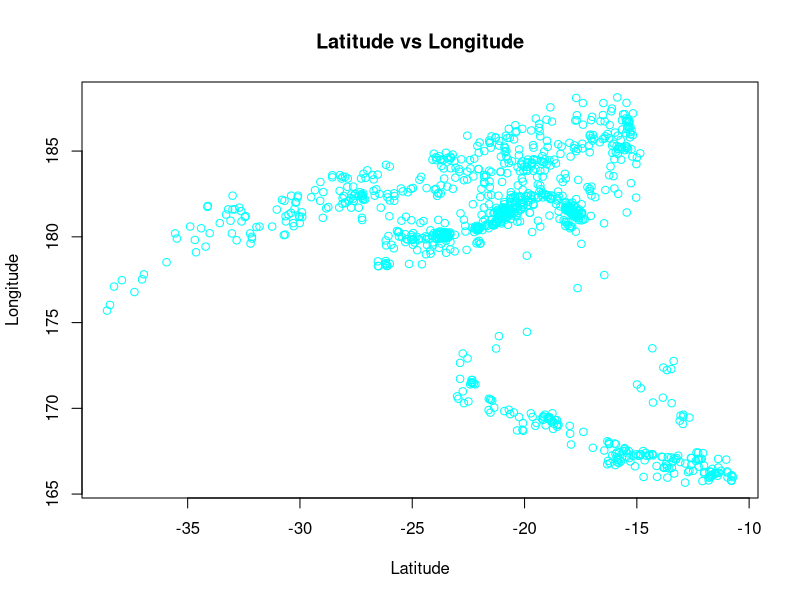
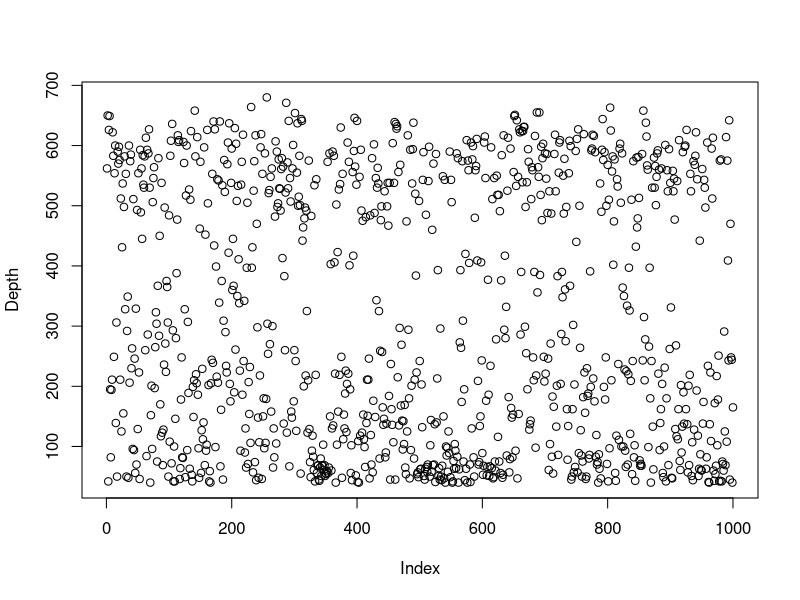
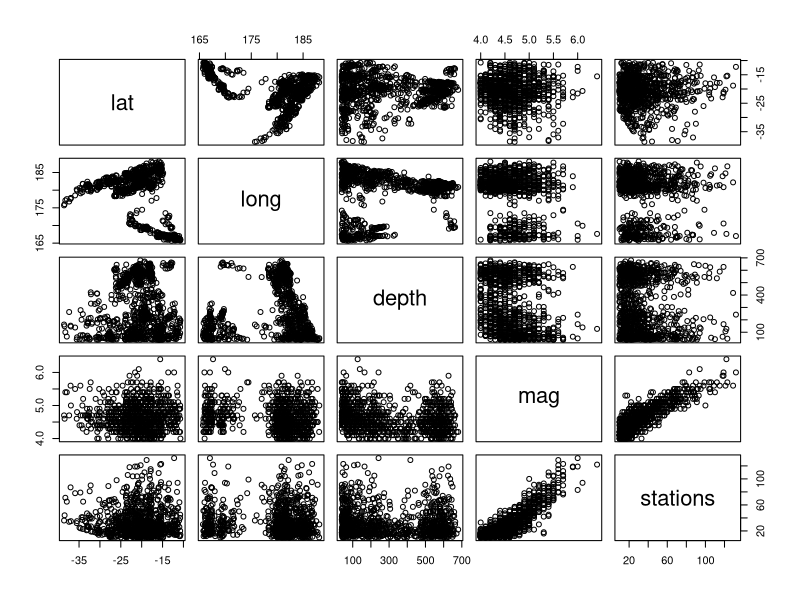
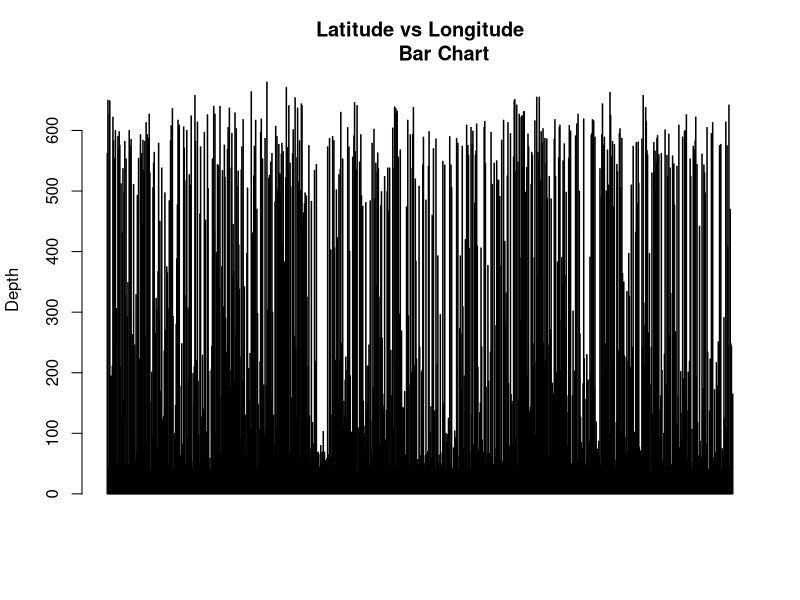
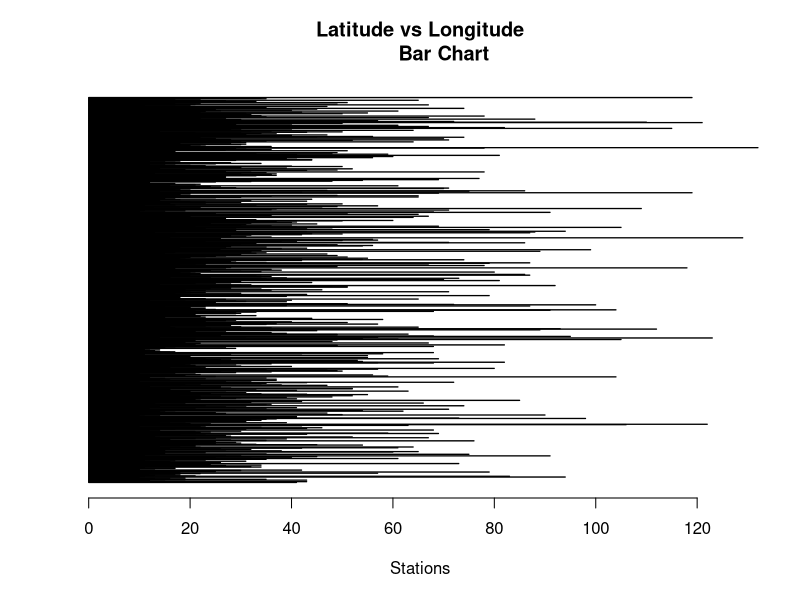
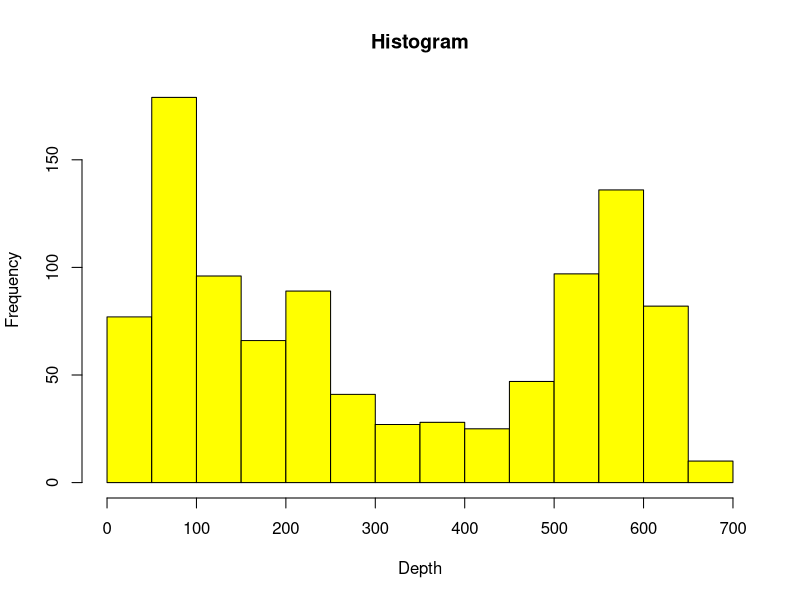
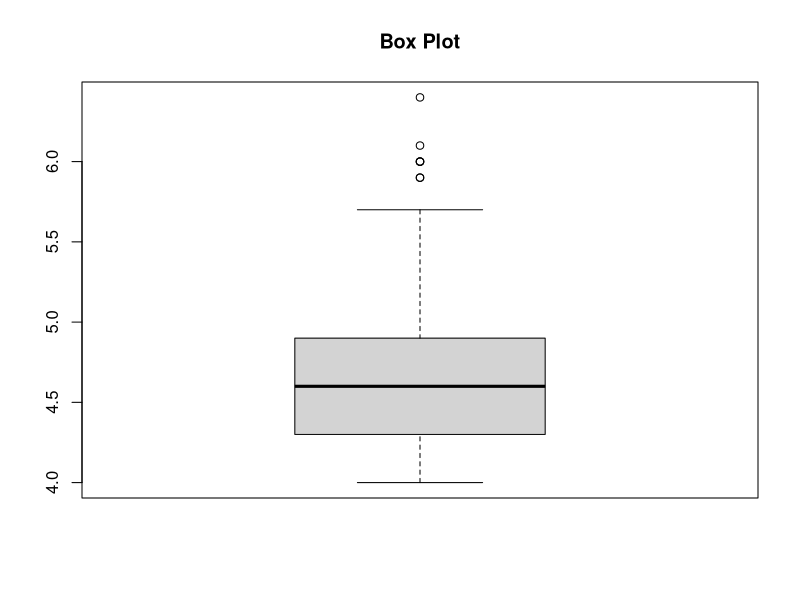
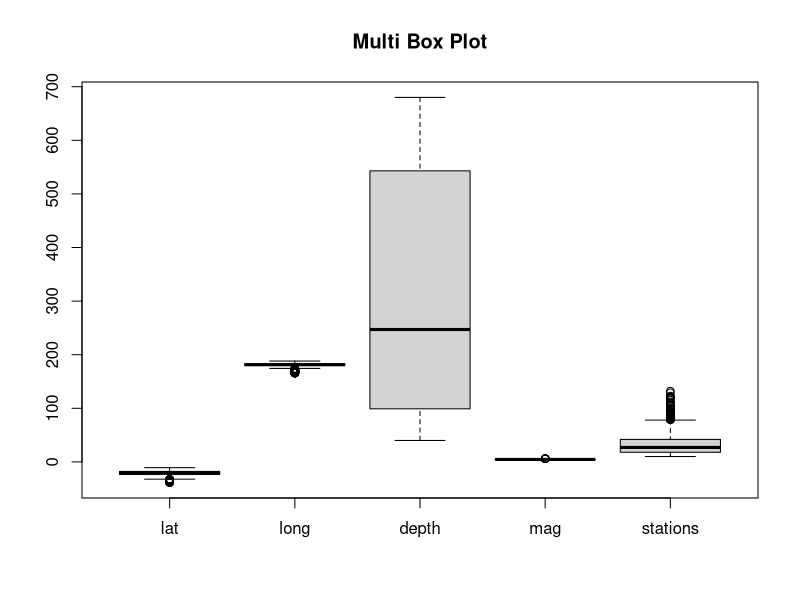

The R source for these figures, in order: (Note: this script raises an error after producing the figures.)
e_quakes <- datasets::quakes

#### Summary ####

summary(e_quakes)


#### top 10 & last 10 ####

head(e_quakes, 10)
tail(e_quakes, 10)


#### Ploting various Graphs and Charts ####

plot(e_quakes$lat , e_quakes$long , xlab = 'Latitude' , ylab = 'Longitude' ,
     main = 'Latitude vs Longitude' , col = 'cyan')

plot(e_quakes$depth , ylab = 'Depth' , type = 'p')

plot(e_quakes)



#### Bar chart ####

barplot(e_quakes$depth , ylab = 'Depth' , main = 'Latitude vs Longitude
        Bar Chart')



#### Horizontal Bar Chart ####

barplot(e_quakes$stations , xlab = 'Stations' , main = 'Latitude vs Longitude
        Bar Chart' , horiz = T)



#### Histogram ####

hist(e_quakes$depth , main = 'Histogram' , xlab = 'Depth' , col = 'yellow')



#### Single Box Plot ####

boxplot(e_quakes$mag , main = 'Box Plot')



#### Multiple Box Plot ####

boxplot(e_quakes , main = 'Multi Box Plot')



#### Multiple Graphs and Charts on same screen ####

par(mfrow = c(2,3) , mar = c(2,4,4,2) , las = 0 , bty = 'o')

plot(e_quakes$lat , e_quakes$long , xlab = 'Latitude' , ylab = 'Longitude' ,
     main = 'Latitude vs Longitude' , col = 'cyan')

barplot(e_quakes$depth , ylab = 'Depth' , main = 'Latitude vs Longitude
        Bar Chart' , col = 'red')

barplot(e_quakes$stations , xlab = 'Stations' , main = 'Latitude vs Longitude
        Bar Chart' , horiz = T)

hist(e_quakes$depth , main = 'Histogram' , xlab = 'Depth' , col = 'yellow')

boxplot(e_quakes$mag , main = 'Box Plot' , xlab = 'Mag')

plot(e_quakes$long , xlab = 'Depth' , type = 'b')



#### Skewness ####

## type 1,2,3 refer to the formula used for skewness calculation
## na.rm = F means that all the N/A values are neglected

skewness(e_quakes$depth , na.rm = F , type = '1')
skewness(e_quakes$depth , na.rm = F , type = '2')
skewness(e_quakes$depth , na.rm = F , type = '3')

skewness(e_quakes$lat , type = '1')
skewness(e_quakes$long , type = '2')
skewness(e_quakes$mag , type = '3')



#### Kurtosis ####

## type 1,2,3 refer to the formula used for skewness calculation
## na.rm = F means that all the N/A values are neglected

kurtosis(e_quakes$stations , na.rm = F , type = '1')
kurtosis(e_quakes$stations , na.rm = F , type = '2')
kurtosis(e_quakes$stations , na.rm = F , type = '3')

kurtosis(e_quakes$lat , type = '1')
kurtosis(e_quakes$long , type = '2')
kurtosis(e_quakes$mag , type = '3')



#### Variance ####

var(e_quakes$mag , na.rm = F)

var(e_quakes$lat , e_quakes$long)



#### Standard Deviation ####

sd(e_quakes$depth , na.rm = F)

sd(e_quakes$long)

